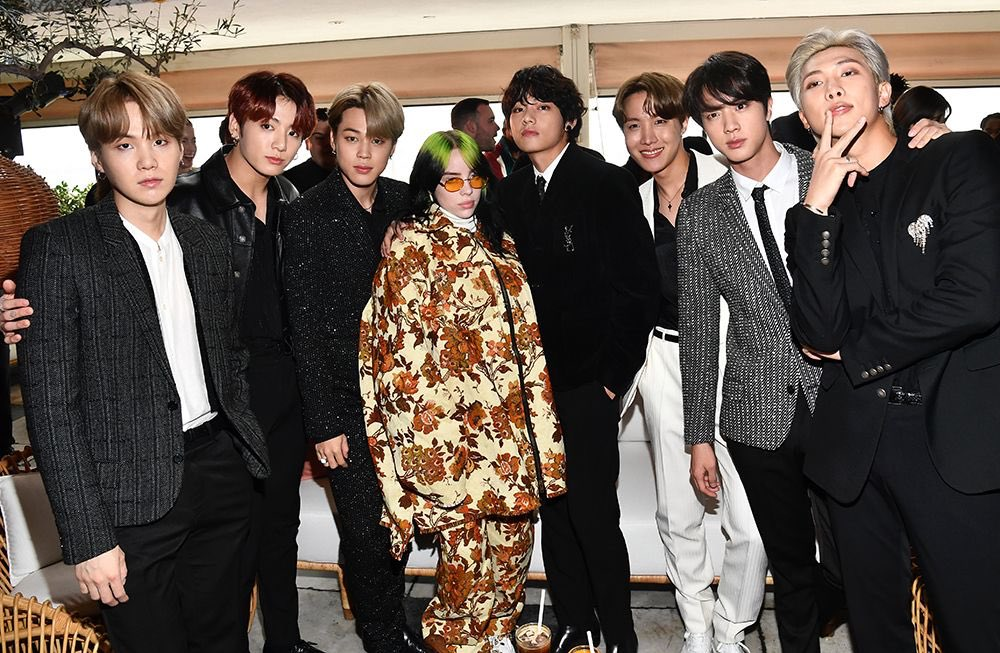
#> input picture 06_multimedia/bts.jpg, 1000 x 653 px
$ python opencv_image_gray.py
#> lines starting #> are read from the running program, lines starting #| are printed output that depends on the picture
import cv2

img = cv2.imread('bts.jpg')
#> img is the input picture: shape (653, 1000, 3); mean B, G, R 76.7, 85, 97
img2 = cv2.resize(img, (600,200))
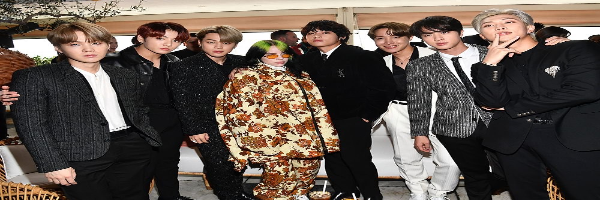
#> img2: shape (200, 600, 3); mean B, G, R 76.7, 85, 97

gray = cv2.cvtColor(img2, cv2.COLOR_BGR2GRAY)
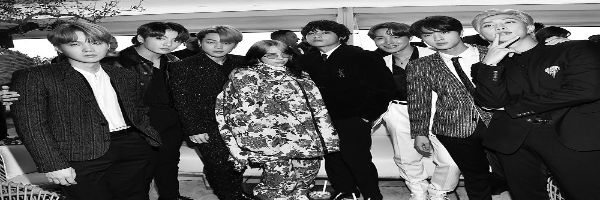
#> gray: shape (200, 600); min 0, max 255, mean 87.6

cv2.imshow('BTS', img2)
cv2.imshow('BTS_GRAY', gray)

while True:
	if cv2.waitKey() == ord('d'):
#> (key Esc is pressed here)
		break

cv2.imwrite('btsgray.jpg', gray)

cv2.destroyAllWindows()

$ run again, with 06_multimedia/cat.jpg copied over 06_multimedia/bts.jpg
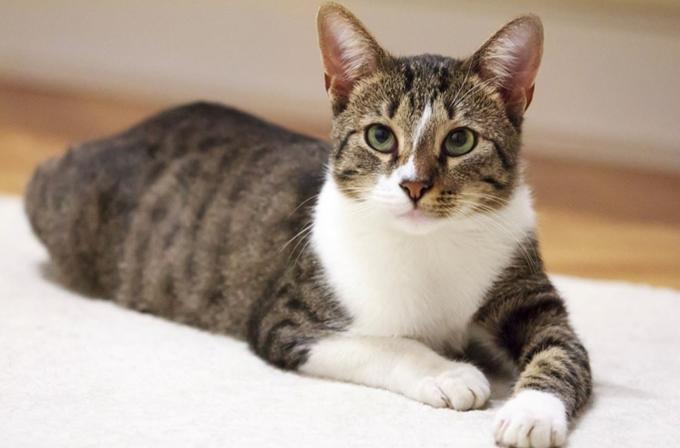
#> input picture 06_multimedia/cat.jpg, 680 x 448 px
#> img is the input picture: shape (448, 680, 3); mean B, G, R 143.6, 157.3, 172.9
#> `img2 = cv2.resize(img, (600,200))`:
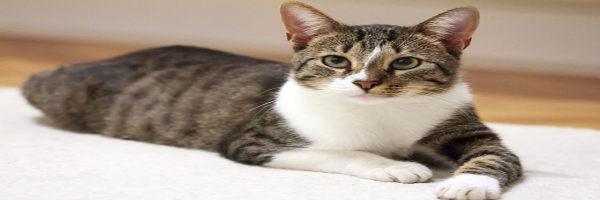
#> img2: shape (200, 600, 3); mean B, G, R 143.5, 157.2, 172.8
#> `gray = cv2.cvtColor(img2, cv2.COLOR_BGR2GRAY)`:
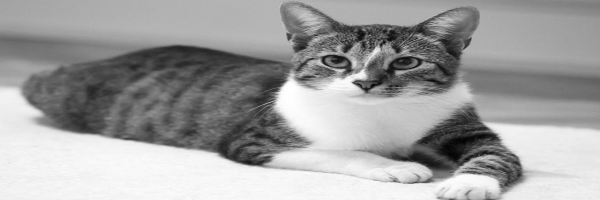
#> gray: shape (200, 600); min 3, max 255, mean 160.3
